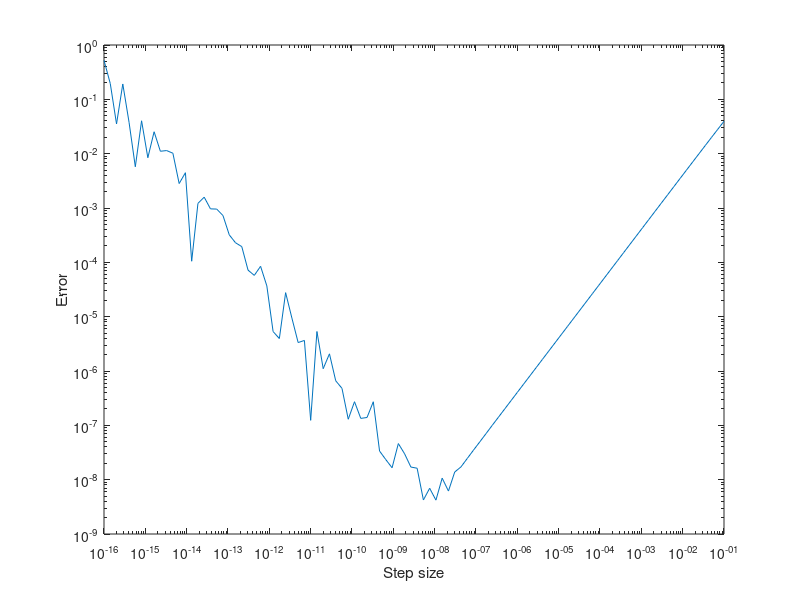

The MATLAB script that drew this image:
steps = logspace(-1,-16,100);
steps = sort(steps);
steps
x = (pi/5);
errors = [];
for i = 1:length(steps)
    fdash=(cos(x+steps(i))-cos(x))/steps(i);
    exact = -1*sin(x);
    Err = abs(fdash - exact);
    errors=[errors;Err];
end
loglog(steps,errors)
xlabel('Step size')
ylabel('Error')
% a. The best step size to use for the finite difference
%    as observed from the plot is 5.337 x 10^-9 which gives
%    the lowest observed error value of 4.227 x 10^-9
%
% b. The graph shows a decreasing value of error with a 
%    significant number of downward spikes. However, after a 
%    certain point, precisely mentioned in (a), the error increases
%    uniformly without any spikes. I think that the graph behaves so
%    because there is a limit on the number of digits of a variable,
%    in the sense that there is a lack of precision beyond a certain number
%    of digits. Therefore, uptil the step size mentioned before, the values
%    of our approximation and the exact value are negligibly different due
%    to the difference being of such a magnitude that it doesn't fit into
%    the size of the variable. On the other hand, beyond the point, the
%    error is so significant that it reflects within the range of precision
%    of our variable and therefore the error is significantly visible and
%    only increases as we increase the step size.